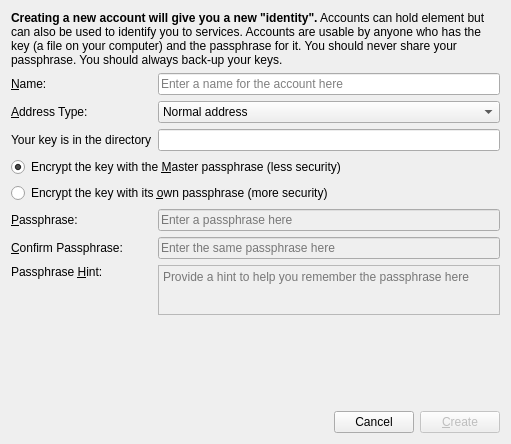
<?xml version="1.0" encoding="UTF-8"?>
<ui version="4.0">
 <class>NewAccount</class>
 <widget class="QDialog" name="NewAccount">
  <property name="geometry">
   <rect>
    <x>0</x>
    <y>0</y>
    <width>511</width>
    <height>444</height>
   </rect>
  </property>
  <property name="windowTitle">
   <string>New Account</string>
  </property>
  <property name="styleSheet">
   <string notr="true"/>
  </property>
  <layout class="QGridLayout" name="gridLayout">
   <item row="8" column="0" colspan="2">
    <widget class="QRadioButton" name="useOwn">
     <property name="text">
      <string>Encrypt the key with its &amp;own passphrase (more security)</string>
     </property>
     <attribute name="buttonGroup">
      <string notr="true">passType</string>
     </attribute>
    </widget>
   </item>
   <item row="1" column="0">
    <widget class="QLabel" name="nameLabel">
     <property name="maximumSize">
      <size>
       <width>16777215</width>
       <height>50</height>
      </size>
     </property>
     <property name="text">
      <string>&lt;html&gt;&lt;head/&gt;&lt;body&gt;&lt;p&gt;&amp;amp;Name:&lt;/p&gt;&lt;/body&gt;&lt;/html&gt;</string>
     </property>
     <property name="buddy">
      <cstring>keyName</cstring>
     </property>
    </widget>
   </item>
   <item row="2" column="0">
    <widget class="QLabel" name="typeLabel">
     <property name="maximumSize">
      <size>
       <width>16777215</width>
       <height>50</height>
      </size>
     </property>
     <property name="text">
      <string>&lt;html&gt;&lt;head/&gt;&lt;body&gt;&lt;p&gt;&amp;amp;Address Type:&lt;/p&gt;&lt;/body&gt;&lt;/html&gt;</string>
     </property>
     <property name="wordWrap">
      <bool>true</bool>
     </property>
     <property name="buddy">
      <cstring>keyType</cstring>
     </property>
    </widget>
   </item>
   <item row="2" column="1">
    <widget class="QComboBox" name="keyType">
     <property name="maximumSize">
      <size>
       <width>16777215</width>
       <height>16777215</height>
      </size>
     </property>
     <item>
      <property name="text">
       <string>Normal address</string>
      </property>
     </item>
     <item>
      <property name="text">
       <string>ICAP-35 address (IBAN incompatible)</string>
      </property>
     </item>
     <item>
      <property name="text">
       <string>Two pairs first (a few seconds)</string>
      </property>
     </item>
     <item>
      <property name="text">
       <string>Two pairs first and second (a few minutes)</string>
      </property>
     </item>
     <item>
      <property name="text">
       <string>Three pairs first (a few minutes)</string>
      </property>
     </item>
     <item>
      <property name="text">
       <string>Four pairs first (several hours)</string>
      </property>
     </item>
    </widget>
   </item>
   <item row="0" column="0" colspan="2">
    <widget class="QLabel" name="additionalLabel">
     <property name="maximumSize">
      <size>
       <width>16777215</width>
       <height>100</height>
      </size>
     </property>
     <property name="text">
      <string>&lt;html&gt;&lt;head/&gt;&lt;body&gt;&lt;p&gt;&lt;span style=&quot; font-weight:600;&quot;&gt;Creating a new account will give you a new &amp;quot;identity&amp;quot;.&lt;/span&gt; Accounts can hold element but can also be used to identify you to services. Accounts are usable by anyone who has the key (a file on your computer) and the passphrase for it. You should never share your passphrase. You should always back-up your keys.&lt;/p&gt;&lt;/body&gt;&lt;/html&gt;</string>
     </property>
     <property name="wordWrap">
      <bool>true</bool>
     </property>
    </widget>
   </item>
   <item row="9" column="0">
    <widget class="QLabel" name="passwordLabel">
     <property name="enabled">
      <bool>true</bool>
     </property>
     <property name="maximumSize">
      <size>
       <width>16777215</width>
       <height>50</height>
      </size>
     </property>
     <property name="text">
      <string>&lt;html&gt;&lt;head/&gt;&lt;body&gt;&lt;p&gt;&amp;amp;Passphrase:&lt;/p&gt;&lt;/body&gt;&lt;/html&gt;</string>
     </property>
     <property name="buddy">
      <cstring>password</cstring>
     </property>
    </widget>
   </item>
   <item row="14" column="0" alignment="Qt::AlignTop">
    <widget class="QLabel" name="hintLabel">
     <property name="enabled">
      <bool>true</bool>
     </property>
     <property name="text">
      <string>&lt;html&gt;&lt;head/&gt;&lt;body&gt;&lt;p&gt;Passphrase &amp;amp;Hint:&lt;/p&gt;&lt;/body&gt;&lt;/html&gt;</string>
     </property>
     <property name="buddy">
      <cstring>hint</cstring>
     </property>
    </widget>
   </item>
   <item row="16" column="0" colspan="2">
    <layout class="QHBoxLayout" name="horizontalLayout">
     <item>
      <widget class="QLabel" name="status">
       <property name="text">
        <string/>
       </property>
      </widget>
     </item>
     <item>
      <spacer name="horizontalSpacer">
       <property name="orientation">
        <enum>Qt::Horizontal</enum>
       </property>
       <property name="sizeHint" stdset="0">
        <size>
         <width>40</width>
         <height>20</height>
        </size>
       </property>
      </spacer>
     </item>
     <item>
      <widget class="QPushButton" name="cancel">
       <property name="maximumSize">
        <size>
         <width>83</width>
         <height>16777215</height>
        </size>
       </property>
       <property name="layoutDirection">
        <enum>Qt::LeftToRight</enum>
       </property>
       <property name="text">
        <string>Cancel</string>
       </property>
      </widget>
     </item>
     <item>
      <widget class="QPushButton" name="create">
       <property name="enabled">
        <bool>false</bool>
       </property>
       <property name="sizePolicy">
        <sizepolicy hsizetype="Minimum" vsizetype="Fixed">
         <horstretch>0</horstretch>
         <verstretch>0</verstretch>
        </sizepolicy>
       </property>
       <property name="maximumSize">
        <size>
         <width>83</width>
         <height>16777215</height>
        </size>
       </property>
       <property name="layoutDirection">
        <enum>Qt::LeftToRight</enum>
       </property>
       <property name="text">
        <string>&amp;Create</string>
       </property>
       <property name="default">
        <bool>true</bool>
       </property>
      </widget>
     </item>
    </layout>
   </item>
   <item row="11" column="0">
    <widget class="QLabel" name="passwordAgainLabel">
     <property name="enabled">
      <bool>true</bool>
     </property>
     <property name="maximumSize">
      <size>
       <width>16777215</width>
       <height>50</height>
      </size>
     </property>
     <property name="text">
      <string>&lt;html&gt;&lt;head/&gt;&lt;body&gt;&lt;p&gt;&amp;amp;Confirm Passphrase:&lt;/p&gt;&lt;/body&gt;&lt;/html&gt;</string>
     </property>
     <property name="buddy">
      <cstring>confirm</cstring>
     </property>
    </widget>
   </item>
   <item row="9" column="1">
    <widget class="QLineEdit" name="password">
     <property name="enabled">
      <bool>false</bool>
     </property>
     <property name="placeholderText">
      <string>Enter a passphrase here</string>
     </property>
    </widget>
   </item>
   <item row="11" column="1">
    <widget class="QLineEdit" name="confirm">
     <property name="enabled">
      <bool>false</bool>
     </property>
     <property name="placeholderText">
      <string>Enter the same passphrase here</string>
     </property>
    </widget>
   </item>
   <item row="14" column="1">
    <widget class="QTextEdit" name="hint">
     <property name="enabled">
      <bool>false</bool>
     </property>
     <property name="maximumSize">
      <size>
       <width>16777215</width>
       <height>50</height>
      </size>
     </property>
     <property name="placeholderText">
      <string>Provide a hint to help you remember the passphrase here</string>
     </property>
    </widget>
   </item>
   <item row="1" column="1">
    <widget class="QLineEdit" name="keyName">
     <property name="placeholderText">
      <string>Enter a name for the account here</string>
     </property>
    </widget>
   </item>
   <item row="15" column="1">
    <spacer name="verticalSpacer">
     <property name="orientation">
      <enum>Qt::Vertical</enum>
     </property>
     <property name="sizeHint" stdset="0">
      <size>
       <width>20</width>
       <height>40</height>
      </size>
     </property>
    </spacer>
   </item>
   <item row="7" column="0" colspan="2">
    <widget class="QRadioButton" name="useMaster">
     <property name="text">
      <string>Encrypt the key with the &amp;Master passphrase (less security)</string>
     </property>
     <property name="checked">
      <bool>true</bool>
     </property>
     <attribute name="buttonGroup">
      <string notr="true">passType</string>
     </attribute>
    </widget>
   </item>
   <item row="6" column="0">
    <widget class="QLabel" name="label">
     <property name="text">
      <string>Your key is in the directory</string>
     </property>
    </widget>
   </item>
   <item row="6" column="1">
    <widget class="QLineEdit" name="keysPath">
     <property name="readOnly">
      <bool>true</bool>
     </property>
    </widget>
   </item>
  </layout>
 </widget>
 <tabstops>
  <tabstop>keyName</tabstop>
  <tabstop>keyType</tabstop>
  <tabstop>keysPath</tabstop>
  <tabstop>useMaster</tabstop>
  <tabstop>useOwn</tabstop>
  <tabstop>password</tabstop>
  <tabstop>confirm</tabstop>
  <tabstop>hint</tabstop>
  <tabstop>cancel</tabstop>
  <tabstop>create</tabstop>
 </tabstops>
 <resources/>
 <connections>
  <connection>
   <sender>cancel</sender>
   <signal>clicked()</signal>
   <receiver>NewAccount</receiver>
   <slot>reject()</slot>
   <hints>
    <hint type="sourcelabel">
     <x>372</x>
     <y>407</y>
    </hint>
    <hint type="destinationlabel">
     <x>351</x>
     <y>443</y>
    </hint>
   </hints>
  </connection>
  <connection>
   <sender>create</sender>
   <signal>clicked()</signal>
   <receiver>NewAccount</receiver>
   <slot>accept()</slot>
   <hints>
    <hint type="sourcelabel">
     <x>487</x>
     <y>422</y>
    </hint>
    <hint type="destinationlabel">
     <x>173</x>
     <y>428</y>
    </hint>
   </hints>
  </connection>
 </connections>
 <buttongroups>
  <buttongroup name="passType"/>
 </buttongroups>
</ui>
